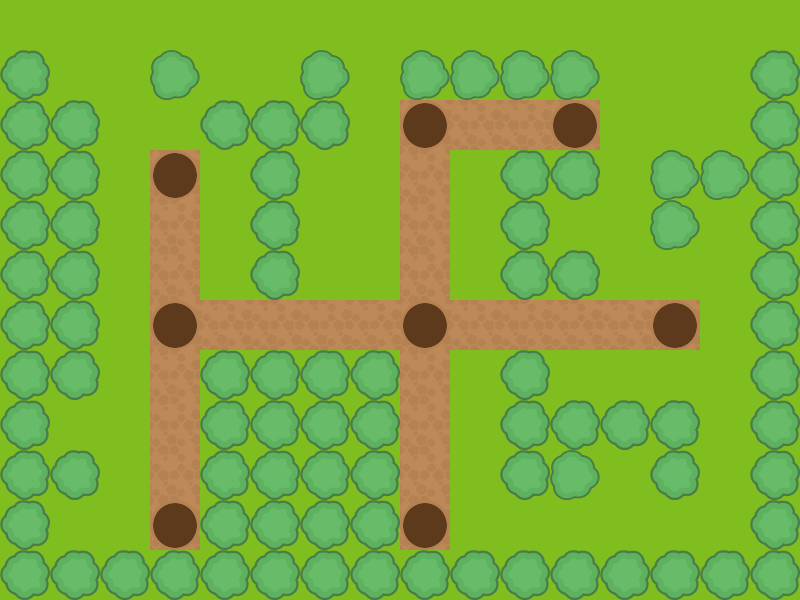

A level layout from a 2D game, rendered from its tile map. Below: a short description, then the map file with its tile-grid data intact:
An orthogonal 16x12 tile map with 50x50 px tiles, 2 tile layers (gramaCaminhoFormigueiro, arvores).

<map version="1.0" tiledversion="1.0.3" orientation="orthogonal" renderorder="right-down" width="16" height="12" tilewidth="50" tileheight="50" nextobjectid="1">
 <tileset firstgid="1" source="recursos.tsx" />
 <layer name="gramaCaminhoFormigueiro" width="16" height="12">
  <data encoding="csv">
2,2,2,2,2,2,2,2,2,2,2,2,2,2,2,2,
2,2,2,2,2,2,2,2,2,2,2,2,2,2,2,2,
2,2,2,2,2,2,2,2,5,1,1,5,2,2,2,2,
2,2,2,5,2,2,2,2,1,2,2,2,2,2,2,2,
2,2,2,1,2,2,2,2,1,2,2,2,2,2,2,2,
2,2,2,1,2,2,2,2,1,2,2,2,2,2,2,2,
2,2,2,5,1,1,1,1,5,1,1,1,1,5,2,2,
2,2,2,1,2,2,2,2,1,2,2,2,2,2,2,2,
2,2,2,1,2,2,2,2,1,2,2,2,2,2,2,2,
2,2,2,1,2,2,2,2,1,2,2,2,2,2,2,2,
2,2,2,5,2,2,2,2,5,2,2,2,2,2,2,2,
2,2,2,2,2,2,2,2,2,2,2,2,2,2,2,2
</data>
 </layer>
 <layer name="arvores" width="16" height="12">
  <data encoding="csv">
0,0,0,0,0,0,0,0,0,0,0,0,0,0,0,0,
4,0,0,3,0,0,3,0,3,3,3,3,0,0,0,4,
4,4,0,0,4,4,4,0,0,0,0,0,0,0,0,4,
4,4,0,0,0,4,0,0,0,0,4,4,0,3,3,4,
4,4,0,0,0,4,0,0,0,0,4,0,0,3,0,4,
4,4,0,0,0,4,0,0,0,0,4,4,0,0,0,4,
4,4,0,0,0,0,0,0,0,0,0,0,0,0,0,4,
4,4,0,0,4,4,4,4,0,0,4,0,0,0,0,4,
4,0,0,0,4,4,4,4,0,0,4,4,4,4,0,4,
4,4,0,0,4,4,4,4,0,0,4,3,0,4,0,4,
4,0,0,0,4,4,4,4,0,0,0,0,0,0,0,4,
4,4,4,4,4,4,4,4,4,4,4,4,4,4,4,4
</data>
 </layer>
</map>
